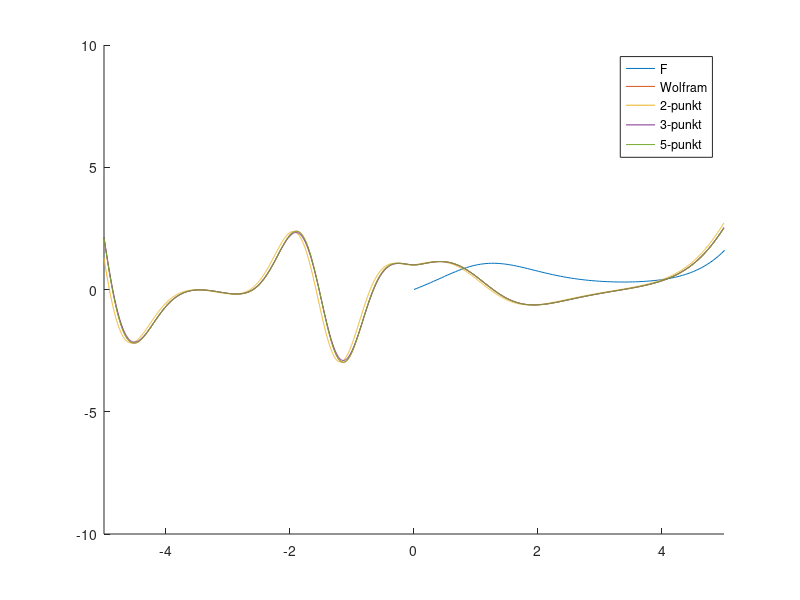

This chart was generated by the following MATLAB code: (Note: this script raises an error after producing the figure.)
f = str2func('@(x) x.^(cos(x))');
fp1 = str2func('@(x) x.^(-1 + cos(x)).*(cos(x) - x.*log(x).*sin(x))');
h=0.1;
n=10;
a=0;
b=10;
hold on
fplot(f, [0, 10]);
fplot(fp1)
ylim([-10, 10])
x = 1:0.01:10;
fp2=@(x)((f(x+h)-f(x))./h);
fplot(fp2);
fp3=@(x)((f(x+h)-f(x-h))./(2*h));
fplot(fp3);
fp5=@(x)((1./(12*h))*(f(x-2*h)-8*f(x-h)+8*f(x+h)-f(x+2*h)));
fplot(fp5);
legend('F', 'Wolfram', '2-punkt', '3-punkt', '5-punkt')

calka = 0;
dx = (b-a)/n;
for i = 1:(b-dx)
    calka=calka+f(i);
end
calka = calka*dx

calka2 = 0;
for i=a:(b-dx)
    calka2 = calka2+f(i);
end
calka2 = calka2+(f(a)+f(b))/2;
calka2 = calka2*dx

calka3 = 0;
s = 0;
for i=a:(b-dx)
    x = a + i*dx;
    s = s+f(x-dx./2);
    calka = calka+f(x);
end
    s=s+func(b-dx./2);
    calka = (dx/6) * (f(a) + f(b) + 2*calka + 4*s)
